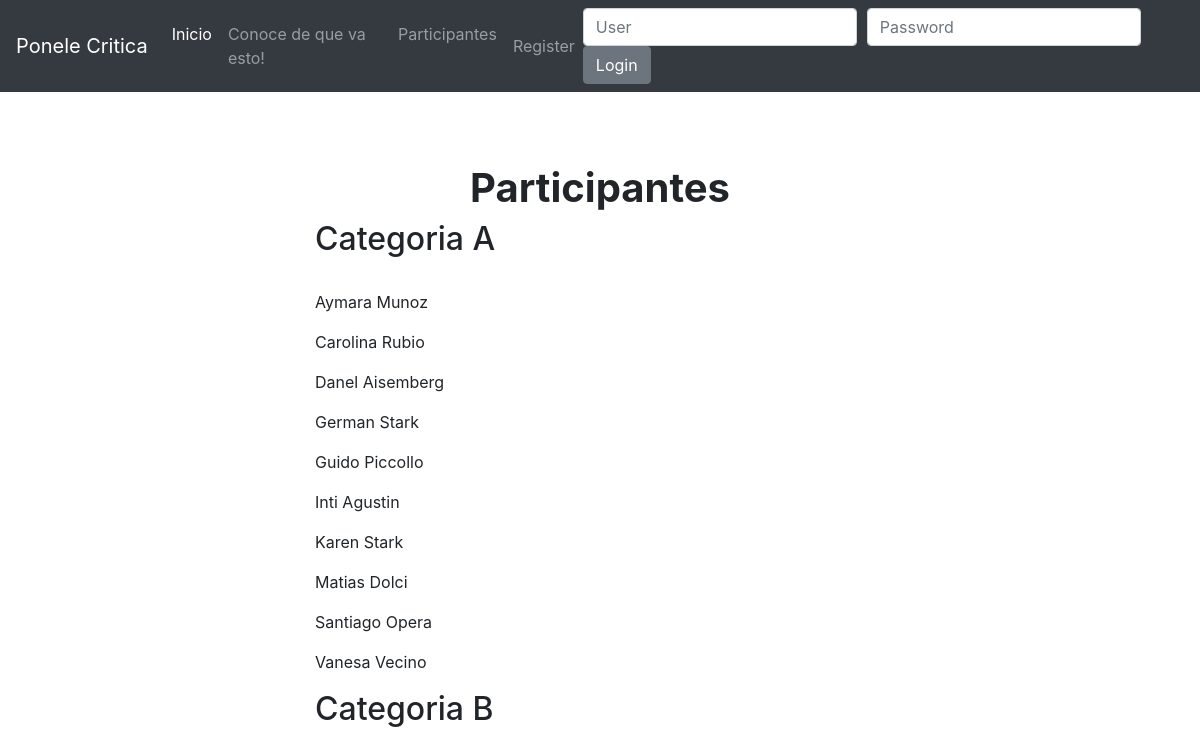
Screenshot of /participantes/ with the database file from the repository.
### Participantes/models.py (models this page shows)
class ParticipantesTorneo(models.Model):
    partid = models.IntegerField(null=True)
    partnombre = models.CharField(max_length=20,verbose_name='Nombre')
    partapellido = models.CharField(max_length=20,verbose_name='Apellido')
    partpuntaje = models.IntegerField(null=True)
    partjugadas = models.IntegerField(null=True)
    partcat = models.CharField(max_length=1,verbose_name='Categoria')

### Participantes/views.py (the view)
# urls.py: path('participantes/', participantes_list, name='partlist'),
def participantes_list(request):
    queryset = ParticipantesTorneo.objects.all().order_by('partnombre')
    context = {
        "queryset": queryset,
    }
    return render(request,'participantes.html',context)

### templates/participantes.html (shortened to what this page needs)
{% extends "base.html" %}
{% block content %}
<div class='row justify-content-center'>
    <div class='col-sm-6 col-sm-offset-3'>
    <br/>
    <br/>
    <br/>
        <h1 class='text-align-center'><strong>Participantes</strong></h1>
        <h2 >Categoria A</h2>
        <br/>
        {% for instance in queryset %}
            {% if instance.partcat == 'A'%}
                <p>{{ instance.partnombre }} {{ instance.partapellido }}</p>
            {% endif %}
        {% endfor %}
        <h2 >Categoria B</h2>
        <br/>
    </div>
</div>
{% endblock %}

### static_pro/static/css/custom.css (style rules this page uses)
.text-align-center { text-align: center; }

### static_pro/static/css/navbar-top.css (style rules this page uses)
body { min-height: 50rem; }

### rows the page displays
ParticipantesTorneo: partnombre "Aymara", partapellido "Munoz"
ParticipantesTorneo: partnombre "Carolina", partapellido "Rubio"
ParticipantesTorneo: partnombre "Danel", partapellido "Aisemberg"
ParticipantesTorneo: partnombre "German", partapellido "Stark"
ParticipantesTorneo: partnombre "Guido", partapellido "Piccollo"
ParticipantesTorneo: partnombre "Inti", partapellido "Agustin"
ParticipantesTorneo: partnombre "Karen", partapellido "Stark"
ParticipantesTorneo: partnombre "Matias", partapellido "Dolci"
ParticipantesTorneo: partnombre "Santiago", partapellido "Opera"
ParticipantesTorneo: partnombre "Vanesa", partapellido "Vecino"
